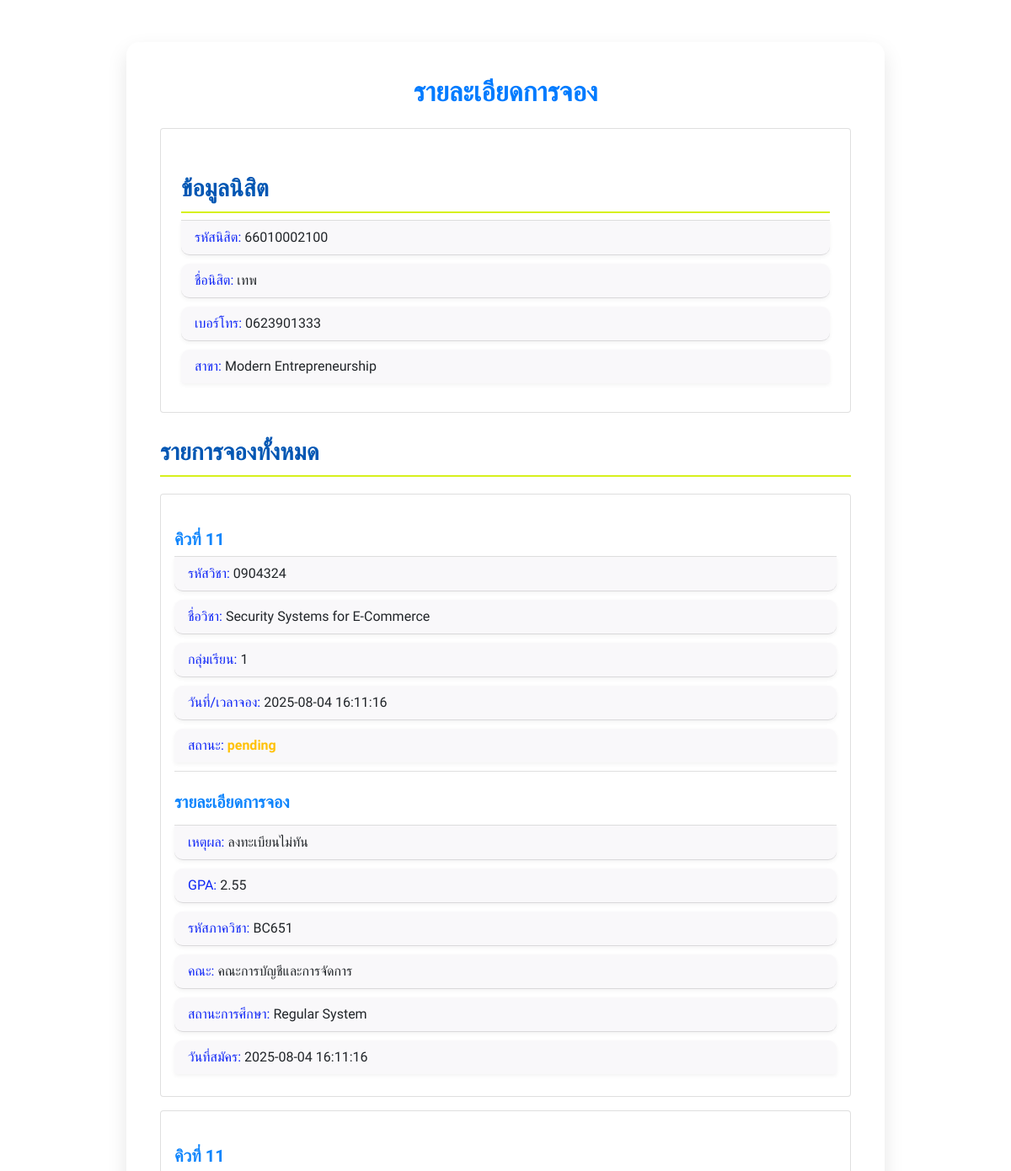
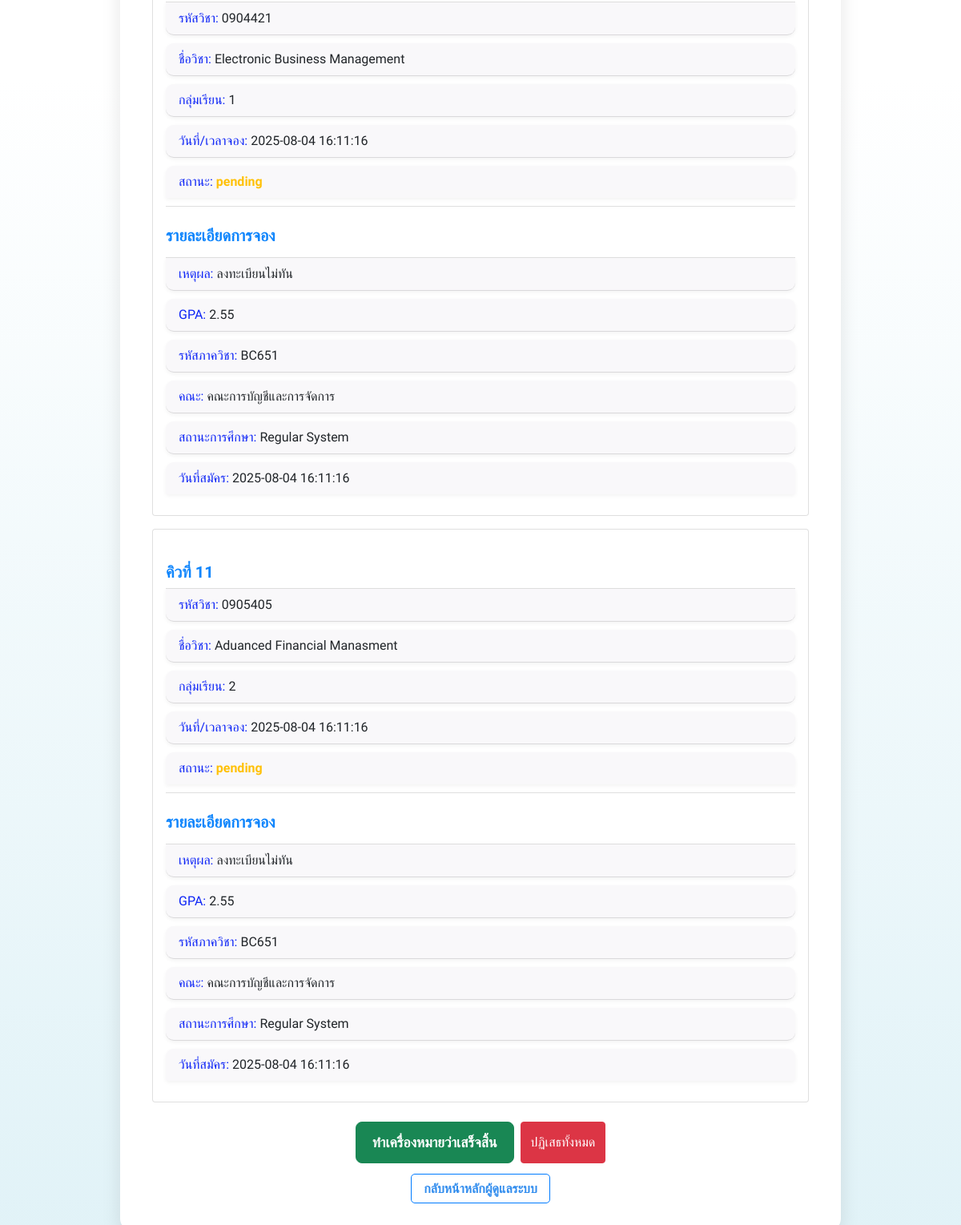
The app's page /Project/admin/view_details.php?student_id=6 (signed in) with its own data (2 pictures, top to bottom).
### tables this page shows
CREATE TABLE `students` (
  `id` int(10) UNSIGNED NOT NULL,
  `student_code` varchar(20) DEFAULT NULL,
  `name` varchar(100) DEFAULT NULL,
  `phone` varchar(20) DEFAULT NULL,
  `major` varchar(100) DEFAULT NULL
);

CREATE TABLE `bookings` (
  `id` int(11) NOT NULL,
  `student_id` int(10) UNSIGNED NOT NULL,
  `course_id` int(11) DEFAULT NULL,
  `queue_number` int(11) DEFAULT NULL,
  `status` varchar(50) NOT NULL DEFAULT 'pending',
  `created_at` timestamp NOT NULL DEFAULT current_timestamp(),
  `reason` varchar(255) DEFAULT NULL
);

CREATE TABLE `courses` (
  `id` int(11) NOT NULL,
  `code` varchar(20) DEFAULT NULL,
  `name` varchar(255) DEFAULT NULL,
  `group_name` varchar(50) DEFAULT NULL
);

CREATE TABLE `reservations` (
  `id` int(11) NOT NULL,
  `bookings_id` int(11) NOT NULL,
  `reason` varchar(255) NOT NULL,
  `other_reason` text DEFAULT NULL,
  `gpa` decimal(3,2) DEFAULT NULL,
  `department_code` varchar(20) DEFAULT NULL,
  `status` enum('pending','approved','rejected') DEFAULT 'pending',
  `created_at` timestamp NOT NULL DEFAULT current_timestamp(),
  `updated_at` timestamp NOT NULL DEFAULT current_timestamp() ON UPDATE current_timestamp(),
  `faculty` varchar(255) DEFAULT NULL,
  `major` varchar(255) DEFAULT NULL,
  `degree_status` varchar(255) DEFAULT NULL
);

### Project/admin/view_details.php (the view, shortened to what this page needs)
<?php
require '../db.php';
$student_id = $_GET['student_id'];
$stmt_student = $conn->prepare("SELECT id, student_code, name, phone, major FROM students WHERE id = ?");
$stmt_student->bind_param("i", $student_id);
$stmt_student->execute();
$result_student = $stmt_student->get_result();
$student_details = $result_student->fetch_assoc();
$stmt_bookings = $conn->prepare("
    SELECT
        b.id AS booking_id,
        b.queue_number,
        b.status AS booking_status,
        b.created_at AS booking_created_at,
        c.code AS course_code,
        c.name AS course_name,
        c.group_name,
        r.reason,
        r.other_reason,
        r.gpa,
        r.department_code,
        r.faculty,
        r.degree_status,
        r.created_at AS application_created_at
    FROM bookings b
    JOIN students s ON s.id = b.student_id
    JOIN courses c ON c.id = b.course_id
    LEFT JOIN reservations r ON r.bookings_id = b.id
    WHERE b.student_id = ?
    ORDER BY b.queue_number ASC, b.created_at ASC
");
$stmt_bookings->bind_param("i", $student_id);
$stmt_bookings->execute();
$result_bookings = $stmt_bookings->get_result();
$all_bookings = [];
while ($row = $result_bookings->fetch_assoc()) {
    $all_bookings[] = $row;
}
$can_mark_done = false;
foreach ($all_bookings as $booking) {
    if ($booking['booking_status'] === 'pending') {
        $can_mark_done = true;
        break;
    }
}
?>
<!DOCTYPE html>
<html lang="th">
<head>
    <link href="https://cdn.jsdelivr.net/npm/bootstrap@5.1.3/dist/css/bootstrap.min.css" rel="stylesheet">
</head>
<body>
<div class="main-container">
    <div class="d-flex justify-content-between align-items-center mb-4">
        <h2 class="text-center flex-grow-1 mb-0">รายละเอียดการจอง</h2>
    </div>
    <div class="card p-4 mb-4">
        <h3 class="card-title">ข้อมูลนิสิต</h3>
        <ul class="list-group list-group-flush">
            <li class="list-group-item">
                <span class="info-label">รหัสนิสิต:</span> <?= htmlspecialchars($student_details['student_code']) ?>
            </li>
            <li class="list-group-item">
                <span class="info-label">ชื่อนิสิต:</span> <?= htmlspecialchars($student_details['name']) ?>
            </li>
            <li class="list-group-item">
                <span class="info-label">เบอร์โทร:</span> <?= htmlspecialchars($student_details['phone']) ?>
            </li>
            <li class="list-group-item">
                <span class="info-label">สาขา:</span> <?= htmlspecialchars($student_details['major']) ?>
            </li>
        </ul>
    </div>
    <h3>รายการจองทั้งหมด</h3>
    <?php if (!empty($all_bookings)): ?>
        <?php foreach ($all_bookings as $booking_item): ?>
            <div class="card p-3 mb-3">
                <h5 class="card-title">คิวที่ <?= htmlspecialchars($booking_item['queue_number']) ?></h5>
                <ul class="list-group list-group-flush">
                    <li class="list-group-item">
                        <span class="info-label">รหัสวิชา:</span> <?= htmlspecialchars($booking_item['course_code']) ?>
                    </li>
                    <li class="list-group-item">
                        <span class="info-label">ชื่อวิชา:</span> <?= htmlspecialchars($booking_item['course_name']) ?>
                    </li>
                    <li class="list-group-item">
                        <span class="info-label">กลุ่มเรียน:</span> <?= htmlspecialchars($booking_item['group_name']) ?>
                    </li>
                    <li class="list-group-item">
                        <span class="info-label">วันที่/เวลาจอง:</span> <?= htmlspecialchars($booking_item['booking_created_at']) ?>
                    </li>
                    <li class="list-group-item">
                        <span class="info-label">สถานะ:</span> <span class="status-<?= strtolower(htmlspecialchars($booking_item['booking_status'])) ?>"><?= htmlspecialchars($booking_item['booking_status']) ?></span>
                    </li>
                </ul>
                <?php if (!empty($booking_item['reason']) || !empty($booking_item['gpa'])): ?>
                    <h5 class="mt-4">รายละเอียดการจอง</h5>
                    <ul class="list-group list-group-flush">
                        <li class="list-group-item">
                            <span class="info-label">เหตุผล:</span> <?= !empty($booking_item['reason']) ? nl2br(htmlspecialchars($booking_item['reason'])) : '-' ?>
                        </li>
                        <li class="list-group-item">
                            <span class="info-label">GPA:</span> <?= !empty($booking_item['gpa']) ? htmlspecialchars($booking_item['gpa']) : '-' ?>
                        </li>
                        <li class="list-group-item">
                            <span class="info-label">รหัสภาควิชา:</span> <?= !empty($booking_item['department_code']) ? htmlspecialchars($booking_item['department_code']) : '-' ?>
                        </li>
                        <li class="list-group-item">
                            <span class="info-label">คณะ:</span> <?= !empty($booking_item['faculty']) ? htmlspecialchars($booking_item['faculty']) : '-' ?>
                        </li>
                        <li class="list-group-item">
                            <span class="info-label">สถานะการศึกษา:</span> <?= !empty($booking_item['degree_status']) ? htmlspecialchars($booking_item['degree_status']) : '-' ?>
                        </li>
                        <li class="list-group-item">
                            <span class="info-label">วันที่สมัคร:</span> <?= !empty($booking_item['application_created_at']) ? htmlspecialchars($booking_item['application_created_at']) : '-' ?>
                        </li>
                    </ul>
                <?php endif; ?>
            </div>
        <?php endforeach; ?>
    <?php else: ?>
        <div class="alert alert-info text-center mt-4">ไม่พบรายการจองสำหรับนิสิตคนนี้</div>
    <?php endif; ?>
    <?php if ($can_mark_done): ?>
        <div class="d-flex justify-content-center gap-2 mt-4">
            <button type="button" class="btn btn-success" data-bs-toggle="modal" data-bs-target="#confirmModal" data-student-id="<?= htmlspecialchars($student_id) ?>">
                ทำเครื่องหมายว่าเสร็จสิ้น
            </button>
            <button type="button" class="btn btn-danger" data-bs-toggle="modal" data-bs-target="#rejectModal" data-student-id="<?= htmlspecialchars($student_id) ?>">
                ปฏิเสธทั้งหมด
            </button>
        </div>
        <div class="back-link">
        <a href="dashboard.php">กลับหน้าหลักผู้ดูแลระบบ</a>
    </div>
    <?php endif; ?>
</div>
</body>
</html>

### Project/admin/view_details.php (style rules this page uses)
body { font-family: 'Sarabun', sans-serif; background: linear-gradient(to bottom, #ffffffff, #ffffff, #e0f2f7); min-height: 100vh; padding: 20px; }
.main-container { max-width: 900px; margin: 30px auto; background-color: #fff; padding: 40px; border-radius: 15px; box-shadow: 0 10px 25px rgba(0, 0, 0, 0.1); }
h2 { text-align: center; color: #007bff; margin-bottom: 30px; font-weight: 700; }
h3 { color: #0056b3; border-bottom: 2px solid #d7f01cff; padding-bottom: 10px; margin-top: 30px; margin-bottom: 20px; font-weight: 600; }
h5 { color: #0f85fcff; font-weight: 600; margin-top: 25px; margin-bottom: 15px; }
.list-group-item { border-radius: 10px; margin-bottom: 10px; box-shadow: 0 2px 5px rgba(0,0,0,0.05); background-color: #f9f8faff; }
.status-pending { color: #ffc107; font-weight: bold; }
.btn-success { padding: 12px 20px; font-size: 1.1em; font-weight: 600; border-radius: 8px; }
.info-label { font-weight: 500; color: #0d24f6ff; }
.back-link { display: block; margin-top: 20px; text-align: center; }
.back-link a { text-decoration: none; color: #328deeff; font-weight: bold; padding: 8px 15px; border: 1px solid #007bff; border-radius: 5px; transition: background-color 0.3s, color 0.3s; }

### records on screen
students: student_code "66010002100", name "เทพ", phone "0623901333", major "Modern Entrepreneurship"
bookings: queue_number "11", course.code "0904324", course.name "Security Systems for E-Commerce", course.group_name "1", created_at "2025-08-04 16:11:16", status "pending", reservations.reason "ลงทะเบียนไม่ทัน", reservations.gpa "2.55", reservations.department_code "BC651", reservations.faculty "คณะการบัญชีและการจัดการ", reservations.degree_status "Regular System", reservations.created_at "2025-08-04 16:11:16"
bookings: queue_number "11", course.code "0904421", course.name "Electronic Business Management", course.group_name "1", created_at "2025-08-04 16:11:16", status "pending", reservations.reason "ลงทะเบียนไม่ทัน", reservations.gpa "2.55", reservations.department_code "BC651", reservations.faculty "คณะการบัญชีและการจัดการ", reservations.degree_status "Regular System", reservations.created_at "2025-08-04 16:11:16"
bookings: queue_number "11", course.code "0905405", course.name "Aduanced Financial Manasment", course.group_name "2", created_at "2025-08-04 16:11:16", status "pending", reservations.reason "ลงทะเบียนไม่ทัน", reservations.gpa "2.55", reservations.department_code "BC651", reservations.faculty "คณะการบัญชีและการจัดการ", reservations.degree_status "Regular System", reservations.created_at "2025-08-04 16:11:16"
